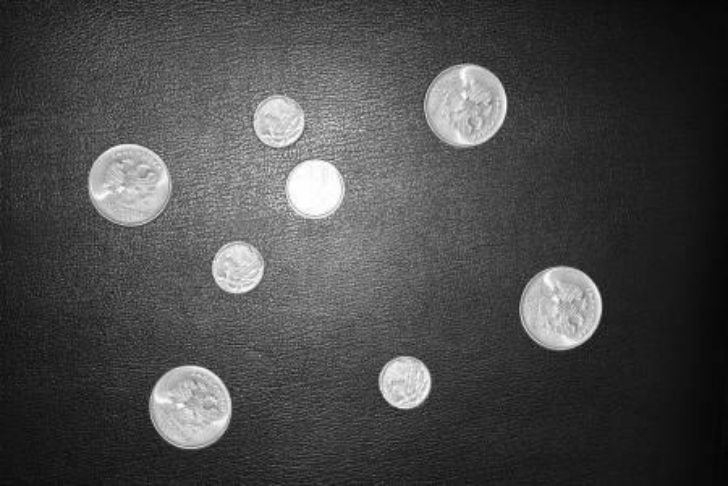
#> input picture Task3/3.png, 728 x 486 px
$ jupyter execute Coins.ipynb
#> lines starting #> are read from the running program, lines starting #| are printed output that depends on the picture; after the words box and inside, x2 and y2 are one past the last pixel; in counts of white or black regions, pixels touching at a corner belong together
# Задание 3

### Выделить и посчитать монеты: общее количество (большие отдельно, маленькие отдельно)

[cell 1]
import cv2
import matplotlib.pyplot as plt
from scipy import ndimage as nd
import numpy as np

## Исходное изображение

[cell 2]
image = cv2.imread('3.png', cv2.IMREAD_GRAYSCALE)
#> image is the input picture: shape (486, 728); min 4, max 255, mean 73.2
plt.imshow(image, cmap='gray')

## 1. Посчитаем и выделим маленькие монеты

[cell 3]
_, thresholdMarkers = cv2.threshold(image, 170, 255, cv2.THRESH_BINARY)
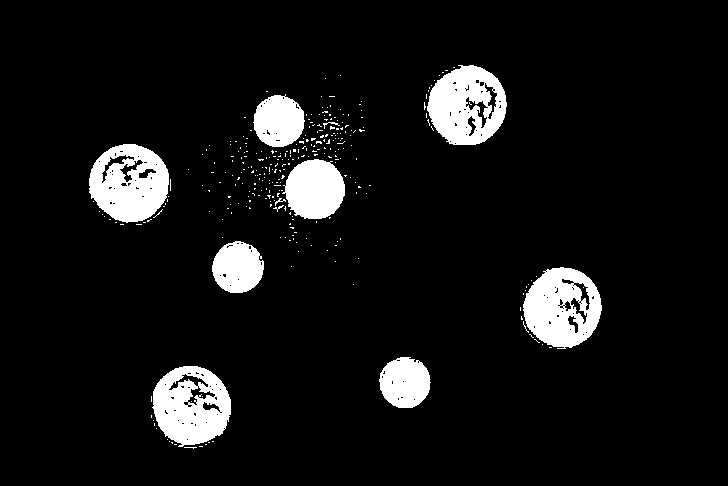
#> thresholdMarkers: shape (486, 728); 7.8% white; 306 white regions (295 under 20 px), largest, box (x1, y1, x2, y2) and area: (89, 144, 169, 223) 4418, (523, 267, 602, 349) 4413, (152, 366, 231, 447) 4410
plt.imshow(thresholdMarkers, cmap='gray')

[cell 4]
kernel1 = cv2.getStructuringElement(cv2.MORPH_ELLIPSE, ksize = (4, 4))
threshold1 = cv2.erode(thresholdMarkers, kernel1)
#> threshold1: shape (486, 728); 5.8% white; 16 white regions (4 under 20 px), largest, box (x1, y1, x2, y2) and area: (91, 146, 168, 221) 3259, (525, 269, 601, 346) 3239, (429, 67, 506, 144) 3177
plt.imshow(threshold1, cmap='gray')

[cell 5]
kernel2dilate =  cv2.getStructuringElement(cv2.MORPH_ELLIPSE, ksize = (14, 14))
kernel2erode =  cv2.getStructuringElement(cv2.MORPH_ELLIPSE, ksize = (20, 20))
verificationImage = cv2.dilate(threshold1, kernel2dilate)
#> verificationImage: shape (486, 728); 10.7% white; 8 white regions, largest, box (x1, y1, x2, y2) and area: (149, 362, 237, 451) 6294, (423, 61, 513, 151) 6289, (85, 140, 175, 228) 6277
verificationImage = cv2.erode(verificationImage, kernel2erode)
#> verificationImage: shape (486, 728); 6% white; 8 white regions, largest, box (x1, y1, x2, y2) and area: (159, 372, 228, 442) 3775, (433, 71, 503, 142) 3772, (95, 150, 166, 219) 3770
plt.imshow(verificationImage, cmap='gray')

[cell 6]
kernel3 = cv2.getStructuringElement(cv2.MORPH_ELLIPSE, ksize = (48, 48))
ImageWithoutSmall = cv2.erode(verificationImage, kernel3)
#> ImageWithoutSmall: shape (486, 728); 0.37% white; 4 white regions, box (x1, y1, x2, y2) and area: (554, 297, 574, 320) 327, (458, 95, 479, 118) 324, (120, 174, 142, 194) 324, (183, 396, 203, 417) 320
plt.imshow(ImageWithoutSmall, cmap='gray')

[cell 7]
CountBig, markers1 = cv2.connectedComponents(ImageWithoutSmall)
#> markers1: shape (486, 728) int32; 5 distinct labels, from 0 to 4
#> CountBig = 5

[cell 8]
kernel4 = cv2.getStructuringElement(cv2.MORPH_ELLIPSE, ksize = (100, 100))
ImageWithoutSmall2 = cv2.dilate(ImageWithoutSmall, kernel4)
#> ImageWithoutSmall2: shape (486, 728); 12.9% white; 4 white regions
plt.imshow(ImageWithoutSmall2, cmap='gray')

[cell 9]
markers1 +=1
#> markers1: shape (486, 728) int32; 5 distinct labels, from 1 to 5
markers1[markers1==1]=0
#> markers1: shape (486, 728) int32; 5 distinct labels, from 0 to 5
markers1[ImageWithoutSmall2==0]=1
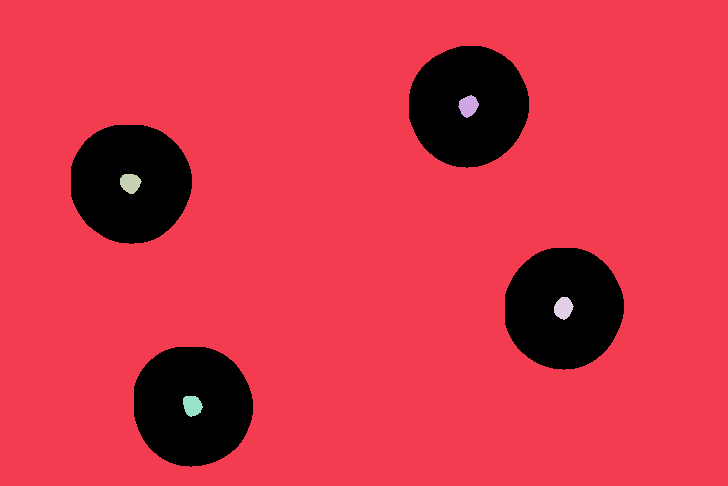
#> markers1: shape (486, 728) int32; 6 distinct labels, from 0 to 5; one colour per label, 0 black
plt.imshow(markers1, cmap= "gray")

[cell 10]
image1 = cv2.imread('3.png', cv2.COLOR_BGR2GRAY)
bigCoins = cv2.watershed(image1,markers1)
#> bigCoins: shape (486, 728) int32; 6 distinct labels, from -1 to 5
bigCoins[bigCoins==-1]=1
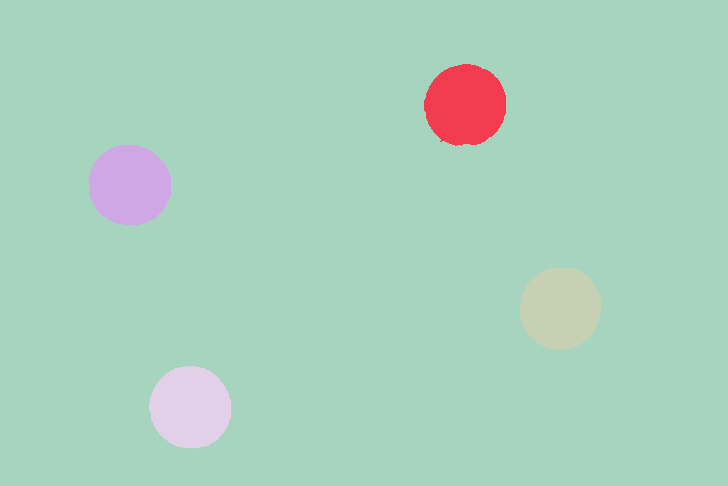
#> bigCoins: shape (486, 728) int32; 5 distinct labels, from 1 to 5; one colour per label, 0 black
bigCoins=bigCoins-1
#> bigCoins: shape (486, 728) int32; 5 distinct labels, from 0 to 4
plt.imshow(bigCoins, cmap='gray')

[cell 11]
bigCoins = np.uint8(bigCoins)
contours1, hierarchy = cv2.findContours( bigCoins, cv2.RETR_TREE,cv2.CHAIN_APPROX_SIMPLE)
#> contours1 = 4 contours; box (x1, y1, x2, y2) and area: (520, 268, 601, 350) 5196, (149, 366, 231, 449) 5194, (424, 64, 506, 146) 5156, (88, 145, 172, 226) 5150
cv2.drawContours(bigCoins, contours1, -1, (255,0,0), 2)
#> bigCoins: shape (486, 728); min 0, max 255, mean 2.7
plt.imshow(bigCoins,cmap='gray')

[cell 12]
image1[bigCoins==255] = [0,255,0]
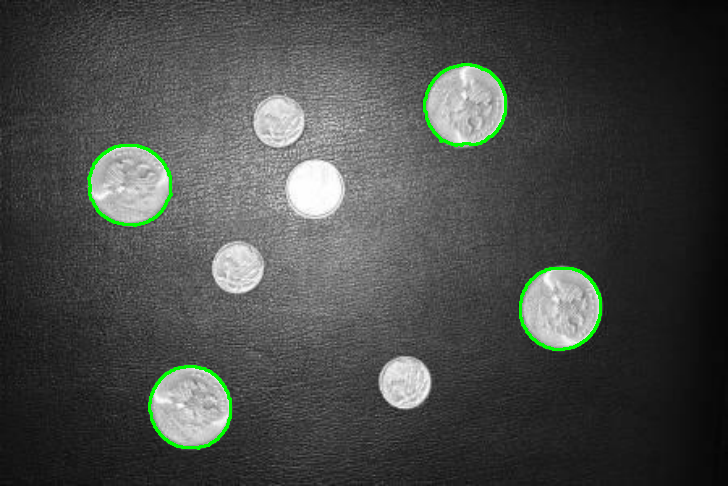
#> image1: shape (486, 728, 3); 1% of pixels changed, all inside (x1, y1, x2, y2) = (87, 63, 602, 450)
CountBig=CountBig-1
#> CountBig = 4
plt.imshow(image1,cmap='gray')
print('big coins: ', CountBig)
#| big coins:  4

## 2. Посчитаем и выделим маленькие монеты

[cell 13]
ImageWithoutBig = verificationImage - ImageWithoutSmall2
_, ImageWithoutBig = cv2.threshold(ImageWithoutBig, 170, 255, cv2.THRESH_BINARY)
#> ImageWithoutBig: shape (486, 728); 1.7% white; 4 white regions, box (x1, y1, x2, y2) and area: (291, 165, 342, 216) 2003, (260, 101, 301, 144) 1331, (218, 247, 260, 290) 1322, (385, 363, 427, 405) 1320
plt.imshow(ImageWithoutBig, cmap='gray')

[cell 14]
kernel6 = cv2.getStructuringElement(cv2.MORPH_ELLIPSE, ksize = (25, 25))
ImageWithoutBig2 = cv2.erode(ImageWithoutBig, kernel6)
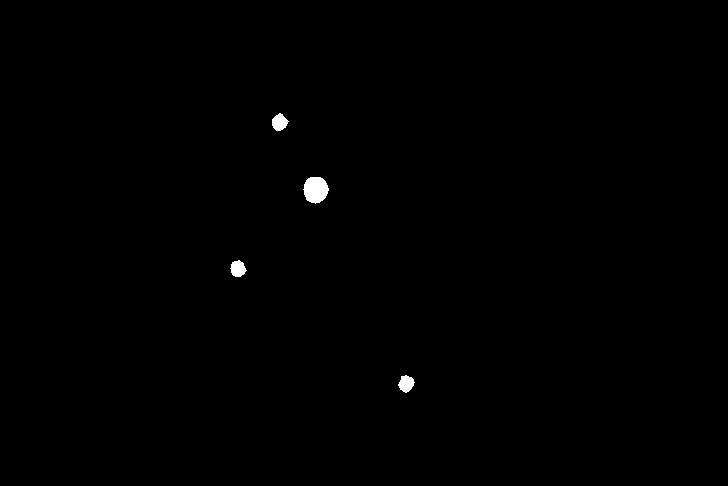
#> ImageWithoutBig2: shape (486, 728); 0.32% white; 4 white regions, box (x1, y1, x2, y2) and area: (303, 177, 329, 204) 529, (272, 113, 289, 131) 206, (398, 375, 415, 393) 203, (230, 260, 247, 277) 202
plt.imshow(ImageWithoutBig2, cmap= "gray")

[cell 15]
CountSmall, markers2 = cv2.connectedComponents(ImageWithoutBig2)
#> markers2: shape (486, 728) int32; 5 distinct labels, from 0 to 4
#> CountSmall = 5
plt.imshow(markers2, cmap= "gray")

[cell 16]
kernel6 = cv2.getStructuringElement(cv2.MORPH_ELLIPSE, ksize = (20, 20))
ImageWithoutBig2 = cv2.dilate(ImageWithoutBig, kernel6)
#> ImageWithoutBig2: shape (486, 728); 3.6% white; 4 white regions
plt.imshow(ImageWithoutBig2, cmap= "gray")

[cell 17]
markers2 +=1
#> markers2: shape (486, 728) int32; 5 distinct labels, from 1 to 5
markers2[markers2==1]=0
#> markers2: shape (486, 728) int32; 5 distinct labels, from 0 to 5
markers2[ImageWithoutBig2==0]=1
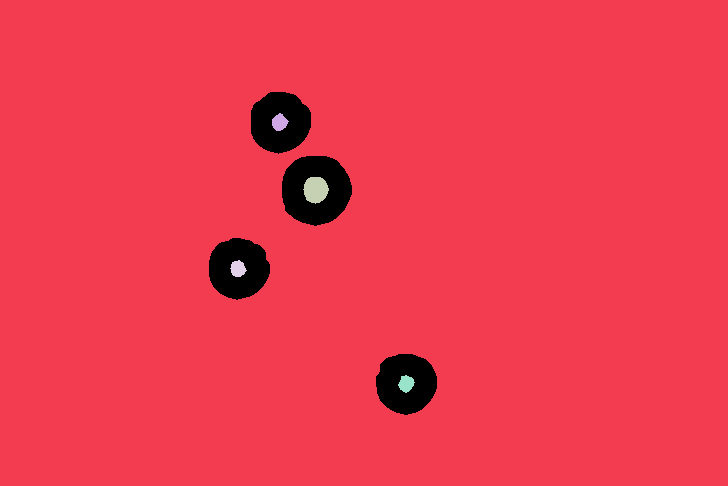
#> markers2: shape (486, 728) int32; 6 distinct labels, from 0 to 5; one colour per label, 0 black
plt.imshow(markers2, cmap= "gray")

[cell 18]
image2 = cv2.imread('3.png', cv2.COLOR_BGR2GRAY)
smallCoins = cv2.watershed(image2,markers2)
#> smallCoins: shape (486, 728) int32; 6 distinct labels, from -1 to 5
smallCoins[smallCoins==-1]=1
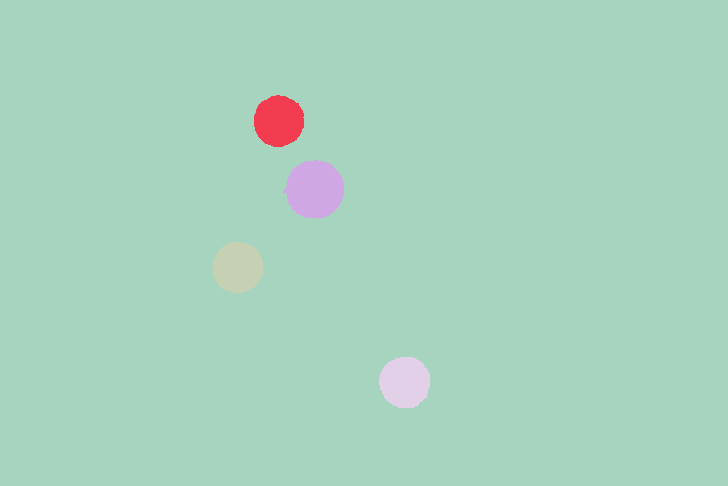
#> smallCoins: shape (486, 728) int32; 5 distinct labels, from 1 to 5; one colour per label, 0 black
smallCoins=smallCoins-1
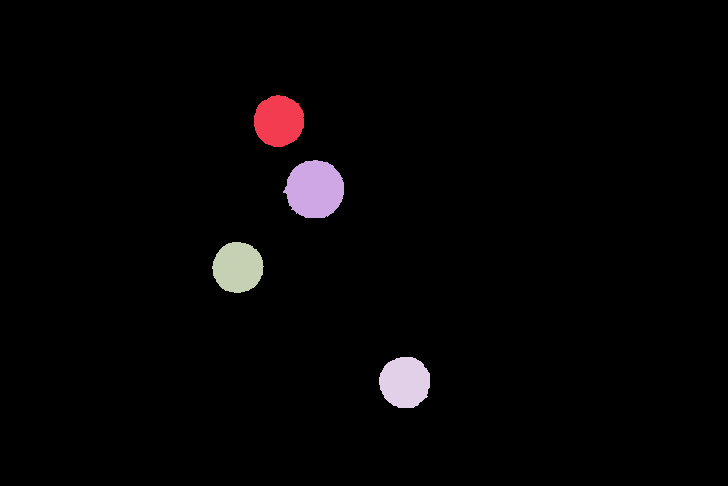
#> smallCoins: shape (486, 728) int32; 5 distinct labels, from 0 to 4; one colour per label, 0 black
plt.imshow(smallCoins, cmap='gray')

[cell 19]
smallCoins = np.uint8(smallCoins)
contours2, hierarchy = cv2.findContours( smallCoins, cv2.RETR_TREE,cv2.CHAIN_APPROX_SIMPLE)
#> contours2 = 4 contours; box (x1, y1, x2, y2) and area: (283, 160, 344, 218) 2624, (379, 357, 430, 408) 2002, (212, 242, 264, 293) 1970, (254, 95, 304, 147) 1966
cv2.drawContours(smallCoins, contours2, -1, (255,0,0), 2)
#> smallCoins: shape (486, 728); min 0, max 255, mean 1.7
plt.imshow(smallCoins,cmap='gray')

[cell 20]
image2[smallCoins==255] = [0,255,0]
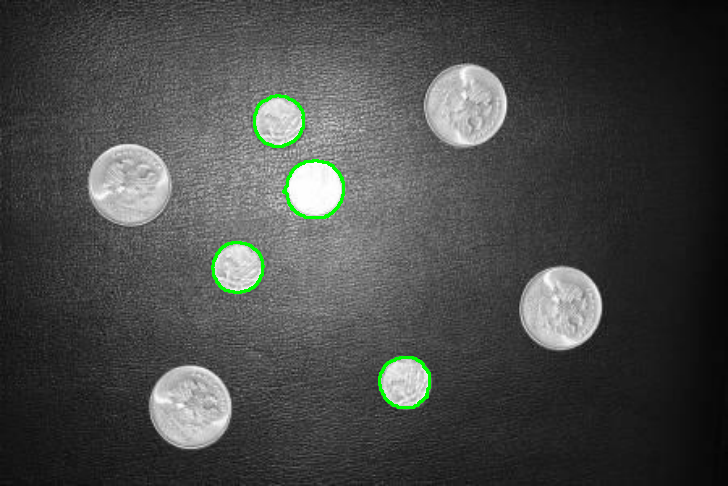
#> image2: shape (486, 728, 3); 0.64% of pixels changed, all inside (x1, y1, x2, y2) = (211, 94, 431, 409)
CountSmall=CountSmall-1
#> CountSmall = 4
plt.imshow(image2,cmap='gray')
print('small coins: ', CountSmall)
#| small coins:  4

## 3.Посчитаем и выделим все монеты

[cell 21]
allCoins = smallCoins
smallCoins[bigCoins==255] =255
#> smallCoins: shape (486, 728); min 0, max 255, mean 4.2
plt.imshow(allCoins,cmap='gray')

[cell 22]
image3 = cv2.imread('3.png', cv2.COLOR_BGR2GRAY)
image3[allCoins==255] = [0,255,0]
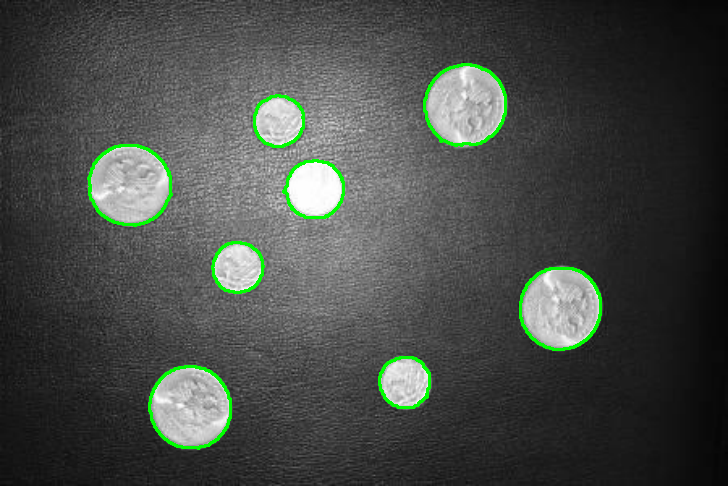
#> image3: shape (486, 728, 3); 1.65% of pixels changed, all inside (x1, y1, x2, y2) = (87, 63, 602, 450)
CountAll = CountBig  +CountSmall
#> CountAll = 8
plt.imshow(image3,cmap='gray')
print('all coins: ', CountAll)
#| all coins:  8
